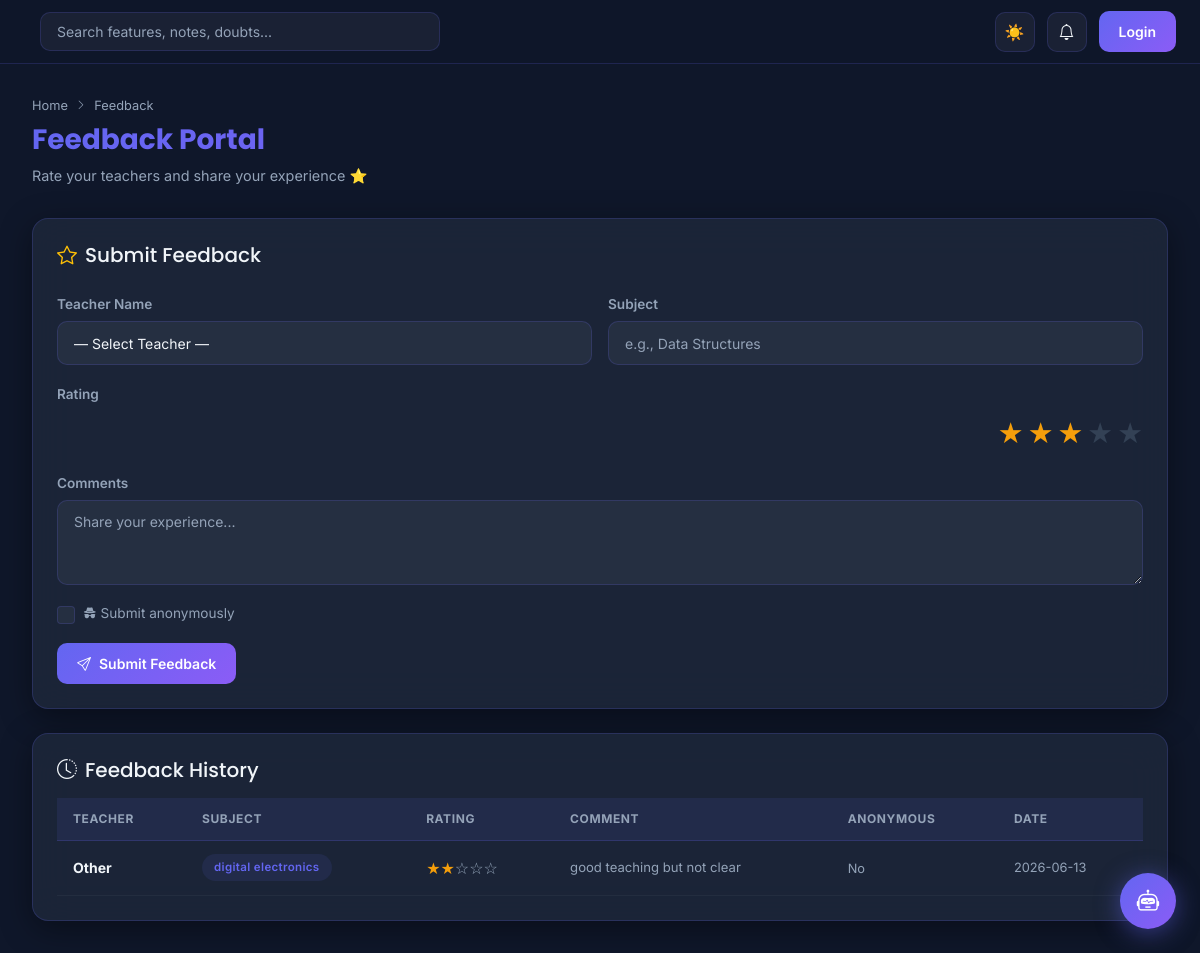
The page /feedback/ on the database its author committed.
### tables this page shows
CREATE TABLE feedback(
id INTEGER PRIMARY KEY AUTOINCREMENT,
teacher_name TEXT,
subject TEXT,
rating INTEGER,
comments TEXT
, student_id INTEGER, is_anonymous INTEGER DEFAULT 0, created_at TIMESTAMP DEFAULT (datetime('now','localtime')));

### routes/feedback_routes.py (the view, shortened to what this page needs)
@feedback_bp.route("/", methods=["GET", "POST"])
def feedback():
    conn = get_db_connection()
    feedbacks = conn.execute(
        "SELECT f.*, u.name as student_name FROM feedback f LEFT JOIN users u ON f.student_id=u.id ORDER BY f.created_at DESC"
    ).fetchall()
    teachers = conn.execute(
        "SELECT name FROM users WHERE role='teacher' ORDER BY name"
    ).fetchall()
    conn.close()
    return render_template("features/feedback.html", feedbacks=feedbacks, teachers=teachers)

### app.py (called while the page is built, shortened)
@app.context_processor
def inject_globals():
    unread_count = 0
    user_name = session.get("user_name", "")
    user_role = session.get("role", "")
    user_id   = session.get("user_id")
    return dict(
        unread_notifications=unread_count,
        current_user_name=user_name,
        current_user_role=user_role,
        current_user_id=user_id,
    )

### utils/db_connection.py (called while the page is built)
def get_db_connection():
    conn = sqlite3.connect(
        Config.DATABASE,
        timeout=30,
        check_same_thread=False
    )
    conn.row_factory = sqlite3.Row
    conn.execute("PRAGMA journal_mode=WAL;")
    conn.execute("PRAGMA busy_timeout=15000;")
    conn.execute("PRAGMA synchronous=NORMAL;")
    return conn

### templates/features/feedback.html (shortened to what this page needs)
{% extends "base.html" %}
{% block content %}
<div class="page-header">
  <div class="breadcrumb"><a href="/">Home</a> <i class="bi bi-chevron-right" style="font-size:0.65rem"></i> Feedback</div>
  <h1 class="page-title">Feedback Portal</h1>
  <p class="page-subtitle">Rate your teachers and share your experience ⭐</p>
</div>
{% if view != 'parent' %}
<div class="glass-card p-4 mb-4 fade-in-up">
  <h5 class="fw-700 mb-4" style="color:var(--text)"><i class="bi bi-star text-warning me-2"></i>Submit Feedback</h5>
  <form method="POST" class="form-saifs">
    <div class="row g-3">
      <div class="col-md-6">
        <label class="form-label">Teacher Name</label>
        <select name="teacher_name" class="form-select" required>
          <option value="">— Select Teacher —</option>
        </select>
      </div>
      <div class="col-md-6">
        <label class="form-label">Subject</label>
        <input type="text" name="subject" class="form-control" placeholder="e.g., Data Structures" required>
      </div>
      <div class="col-12">
        <label class="form-label">Rating</label>
        <div class="star-rating" id="star-rating">
          <input type="radio" name="rating" id="s5" value="5"><label for="s5" title="Excellent">★</label>
          <input type="radio" name="rating" id="s4" value="4"><label for="s4" title="Good">★</label>
          <input type="radio" name="rating" id="s3" value="3" checked><label for="s3" title="Average">★</label>
          <input type="radio" name="rating" id="s2" value="2"><label for="s2" title="Poor">★</label>
          <input type="radio" name="rating" id="s1" value="1"><label for="s1" title="Very Poor">★</label>
        </div>
      </div>
      <div class="col-12">
        <label class="form-label">Comments</label>
        <textarea name="comments" class="form-control" rows="3" placeholder="Share your experience..."></textarea>
      </div>
      <div class="col-12">
        <div class="form-check" style="display:flex;align-items:center;gap:0.5rem">
          <input class="form-check-input" type="checkbox" name="is_anonymous" id="anonCheck" style="width:18px;height:18px;border-color:var(--border);background:var(--glass)">
          <label class="form-check-label" for="anonCheck" style="font-size:0.85rem;color:var(--text-muted);cursor:pointer">
            <i class="bi bi-incognito me-1"></i>Submit anonymously
          </label>
        </div>
      </div>
      <div class="col-12">
        <button type="submit" class="btn-saifs btn-primary-saifs"><i class="bi bi-send"></i> Submit Feedback</button>
      </div>
    </div>
  </form>
</div>
{% endif %}
<div class="glass-card p-4">
  <h5 class="fw-700 mb-3" style="color:var(--text)"><i class="bi bi-clock-history me-2"></i>Feedback History</h5>
  {% if feedbacks %}
  <div class="table-responsive">
    <table class="saifs-table">
      <thead>
        <tr><th>Teacher</th><th>Subject</th><th>Rating</th><th>Comment</th><th>Anonymous</th><th>Date</th></tr>
      </thead>
      <tbody>
        {% for fb in feedbacks %}
        <tr>
          <td><strong>{{ fb['teacher_name'] }}</strong></td>
          <td><span class="badge-saifs" style="background:rgba(99,102,241,0.1);color:var(--primary)">{{ fb['subject'] }}</span></td>
          <td style="color:#f59e0b;font-size:1rem">{{ '★' * fb['rating'] }}<span style="color:var(--text-muted)">{{ '☆' * (5 - fb['rating']) }}</span></td>
          <td style="max-width:200px;overflow:hidden;text-overflow:ellipsis;white-space:nowrap;color:var(--text-muted);font-size:0.82rem">{{ fb['comments'] or '—' }}</td>
          <td>{% if fb['is_anonymous'] %}<span class="badge-saifs badge-review">Anon</span>{% else %}<span style="color:var(--text-muted);font-size:0.8rem">No</span>{% endif %}</td>
          <td style="color:var(--text-muted);font-size:0.8rem">{{ fb['created_at'][:10] if fb['created_at'] else '—' }}</td>
        </tr>
        {% endfor %}
      </tbody>
    </table>
  </div>
  {% else %}
    <div class="text-center py-5" style="color:var(--text-muted)">
      <i class="bi bi-star" style="font-size:3rem;color:var(--primary);opacity:0.4"></i>
      <p class="mt-3" style="font-size:0.9rem">No feedback submitted yet. Be the first to share your experience!</p>
    </div>
  {% endif %}
</div>
{% endblock %}

### templates/base.html (shortened to what this page needs)
<!DOCTYPE html>
<html lang="en" data-theme="dark">
<head>
<link href="https://cdn.jsdelivr.net/npm/bootstrap@5.3.0/dist/css/bootstrap.min.css" rel="stylesheet">
<link href="https://cdn.jsdelivr.net/npm/bootstrap-icons@1.11.0/font/bootstrap-icons.css" rel="stylesheet">
<link href="{{ url_for('static', filename='css/saifs.css') }}" rel="stylesheet">
</head>
<body>
<nav class="saifs-navbar">
  <div class="navbar-search ms-3">
    <input type="text" placeholder="Search features, notes, doubts..." id="global-search" autocomplete="off">
  </div>
  <div class="navbar-actions">
    <button class="nav-icon-btn" onclick="toggleTheme()" id="theme-toggle" title="Toggle Theme">☀️</button>
    <div class="saifs-dropdown">
      <a href="/notifications" class="nav-icon-btn" title="Notifications">
        <i class="bi bi-bell"></i>
      </a>
    </div>
    {% if current_user_id %}
    <div class="saifs-dropdown">
      <div class="user-pill" onclick="toggleDropdown('user-menu')">
        <div class="user-avatar">{{ (current_user_name or 'U')[0].upper() }}</div>
        <span class="d-none d-md-inline" style="font-size:0.85rem;font-weight:600">{{ current_user_name }}</span>
        <i class="bi bi-chevron-down" style="font-size:0.7rem;color:var(--text-muted)"></i>
      </div>
      <div class="saifs-dropdown-menu" id="user-menu">
        <div class="px-3 py-2 border-bottom" style="border-color:var(--border)!important">
          <div style="font-weight:600;font-size:0.85rem">{{ current_user_name }}</div>
          <div style="font-size:0.75rem;color:var(--text-muted);text-transform:capitalize">{{ current_user_role }}</div>
        </div>
        <a href="/{{ current_user_role }}/dashboard" class="dropdown-item-saifs">
          <i class="bi bi-house"></i> Dashboard
        </a>
        <div class="dropdown-divider-saifs"></div>
        <a href="/logout" class="dropdown-item-saifs" style="color:var(--danger)">
          <i class="bi bi-box-arrow-right"></i> Logout
        </a>
      </div>
    </div>
    {% else %}
    <a href="/login" class="btn-saifs btn-primary-saifs">Login</a>
    {% endif %}
  </div>
</nav>
<main class="saifs-main {% if not current_user_id %}ms-0{% endif %}">
  {% block content %}{% endblock %}
</main>
<div id="chatbot-widget">
  <button id="chatbot-toggle" title="INVERTIS SAIFS Assistant">
    <i class="bi bi-robot"></i>
  </button>
</div>
</body>
</html>

### rows shown on the page
feedback: teacher_name "Other", subject "digital electronics", rating "★★", rating "☆☆☆", comments "good teaching but not clear", is_anonymous "No", created_at "2026-06-13"
